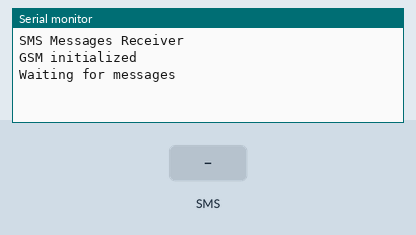
This sketch was run on a simulated Arduino Leonardo, built with avr-gcc and run on an emulated ATmega32U4. Shown: the last lines printed to the serial monitor. The inputs (shaded band) are chosen by the test bench.

Above: at 3.2 s.
3.3 s: text message "#" received
At 5.2 s:
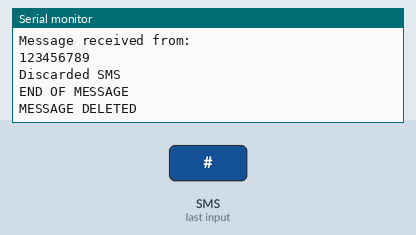
5.5 s: text message "1" received
At 6.9 s:
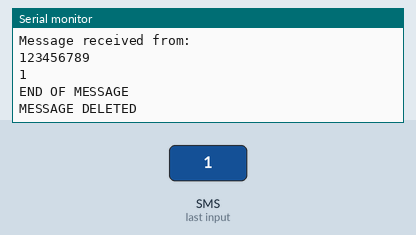

The sketch:

ReceiveSMSsample.ino
```cpp
/*
 SMS receiver

 This sketch, for the Arduino GSM shield, waits for a SMS message
 and displays it through the Serial port.

 Circuit:
 * GSM shield attached to and Arduino
 * SIM card that can receive SMS messages

 created 25 Feb 2012
 by Javier Zorzano / TD

 This example is in the public domain.

 http://arduino.cc/en/Tutorial/GSMExamplesReceiveSMS

*/

// include the GSM library
#include <GSM.h>

// PIN Number for the SIM
#define PINNUMBER ""

// initialize the library instances
GSM gsmAccess;
GSM_SMS sms;

// Array to hold the number a SMS is retreived from
char senderNumber[20];

void setup()
{
  // initialize serial communications and wait for port to open:
  Serial.begin(9600);
  while (!Serial) {
    ; // wait for serial port to connect. Needed for Leonardo only
  }

  Serial.println("SMS Messages Receiver");

  // connection state
  boolean notConnected = true;

  // Start GSM connection
  while(notConnected)
  {
    if(gsmAccess.begin(PINNUMBER)==GSM_READY)
      notConnected = false;
    else
    {
      Serial.println("Not connected");
      delay(1000);
    }
  }

  Serial.println("GSM initialized");
  Serial.println("Waiting for messages");
}

void loop()
{
  char c;

  // If there are any SMSs available()
  if (sms.available())
  {
    Serial.println("Message received from:");

    // Get remote number
    sms.remoteNumber(senderNumber, 20);
    Serial.println(senderNumber);

    // An example of message disposal
    // Any messages starting with # should be discarded
    if(sms.peek()=='#')
    {
      Serial.println("Discarded SMS");
      sms.flush();
    }

    // Read message bytes and print them
    while(c=sms.read())
      Serial.print(c);

    Serial.println("\nEND OF MESSAGE");

    // Delete message from modem memory
    sms.flush();
    Serial.println("MESSAGE DELETED");
  }

  delay(1000);

}
```

Measured:
- after the input at 3.3 s, the serial monitor: prints a new line after 0.72 s (image 1)
- after the input at 5.5 s, the serial monitor: prints a new line after 0.53 s (image 2)
